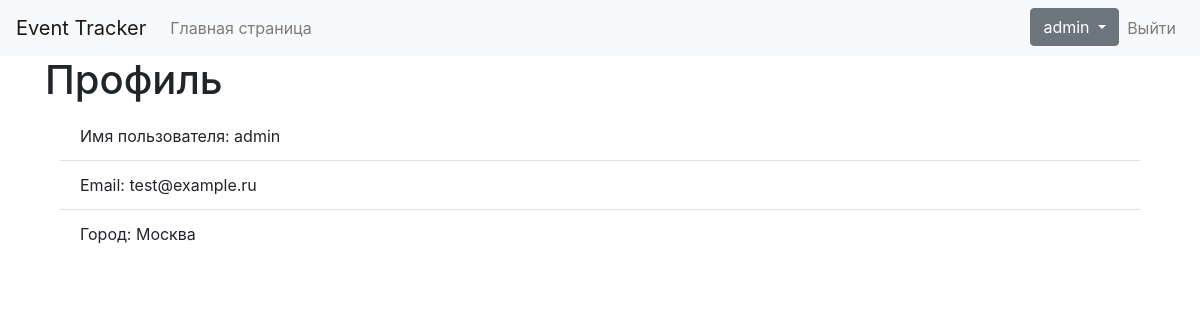
The page /users/profile (signed in) on the database its author committed.
### src/event_tracking_project/user/model.py (models this page shows, shortened)
class Users(db.Model, UserMixin):
    __table_name__ = "users"
    id = db.Column(db.Integer, primary_key=True)
    username = db.Column(db.String(64), index=True, unique=True, nullable=False)
    password = db.Column(db.String(128), nullable=False)
    email = db.Column(db.Text, nullable=False)
    city = db.Column(db.Text)
    subscriptions = db.relationship('Subscription', backref='users', lazy=True)

### src/event_tracking_project/user/views.py (the view)
@user_blueprint.route('/profile')
def profile():
    title = 'Профиль'
    form = RegistrationForm()
    user = Users.query.filter_by(id=current_user.id).first()
    return render_template('profile/profile.html', page_title=title, user=user)

### src/event_tracking_project/__init__.py (called while the page is built)
def create_app():
    app = Flask(__name__)
    app.config.from_pyfile('config.py')
    db.init_app(app)
    login_manager = LoginManager()
    login_manager.init_app(app)
    login_manager.login_view = 'user.login'
    app.register_blueprint(user_blueprint)
    @login_manager.user_loader
    def load_user(user_id):
        return Users.query.get(user_id)
    @app.route('/')
    def index():
        title = 'EVENT'
        list_event = reversed(Event.query.filter(Event.city == 'Moscow').order_by(Event.event_date.desc())[-9:])
        return render_template('start_page.html', page_title=title, list_event=list_event)
    @app.route('/admin')
    @login_required
    def admin_index():
        return 'Привет админ!'
    return app

### src/event_tracking_project/templates/profile/profile.html
{% extends "base.html" %}
{% block content %}
<div class="container">
    <ul class="list-group list-group-flush">
        <li class="list-group-item">Имя пользователя: {{ user.username }}</li>
        <li class="list-group-item">Email: {{ user.email }}</li>
        <li class="list-group-item">Город: {{ user.city }}</li>
    </ul>
</div>
{% endblock %}

### src/event_tracking_project/templates/menu.html (shortened to what this page needs)
<nav class="navbar navbar-expand-lg navbar-light bg-light">
    <a class="navbar-brand" href="/">Event Tracker</a>
    <div class="collapse navbar-collapse" id="navbarSupportedContent">
        <ul class="navbar-nav mr-auto">
            <li class="nav-item">
                <a class="nav-item nav-link" href="/">Главная страница</a>
            </li>
        </ul>
        <ul class="navbar-nav">
            {% if current_user.is_authenticated %}
            <li class="nav-item">
                <div class="dropdown">
                    <button class="btn btn-secondary dropdown-toggle" type="button" id="dropdownMenuButton"
                            data-toggle="dropdown" aria-haspopup="true" aria-expanded="false">
                        {{ current_user.username }}
                    </button>
                </div>
            </li>
            <li class="nav-item">
                <a class="nav-item nav-link" href="{{ url_for('user.logout') }}">Выйти</a>
            </li>
            {% endif %}
        </ul>
    </div>
</nav>

### rows shown on the page
Users: username "admin", email "test@example.ru", city "Москва"

### other values the page prints
{{ page_title }} "Профиль"
